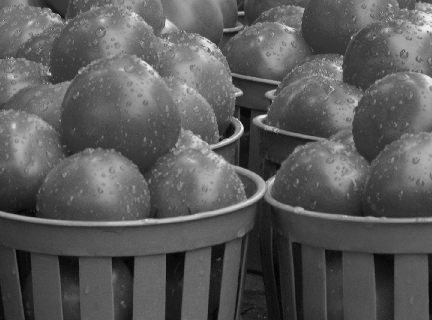
%> input picture Matlab/images/graytomatoes.jpg, 432 x 320 px
$ octave FrequencyDomain.m   (GNU Octave 9; MATLAB toolbox functions it lacks are replaced by stand-ins)
%> lines starting %> are read from the running program, lines starting %| are printed output that depends on the picture
%----------Unshifted frequency transformation-----
f=imread('images/graytomatoes.jpg');
%> f is the input picture: size 320x432 uint8; min 1, max 240, mean 90.5
figure;
subplot(1,3,1);
imshow(f),title('Original');
F=fft2(f);
subplot(1,3,2);
imshow(abs(F),[]),title('fft2');
%> after `imshow(abs(F),[])`:
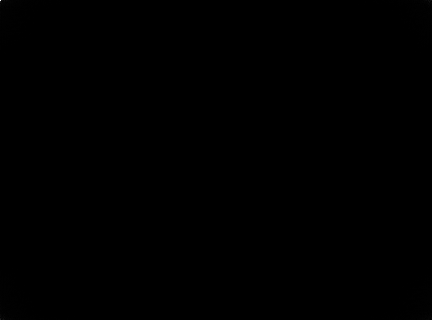
%> displayed picture: size 320x432, on the screen's scale of 0 to 255; min 0, max 255, mean 0
S=log(1+abs(F));
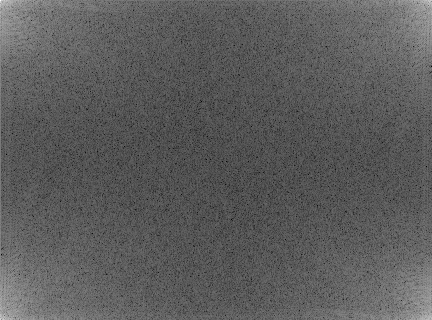
%> S: size 320x432 double; min 2.62, max 16.34, mean 7.61; drawn with min black and max white
subplot(1,3,3);
imshow(S,[]),title('log(1+abs(F))');

%-------Shifted frequency transformation-----

f = imread('images/graytomatoes.jpg');
figure;
subplot(2,2,1);
imshow(f);title('Original');

F = fft2(f);
subplot(2,2,2);
imshow(abs(F),[]);title('fft2');

Fc = fftshift(F);
subplot(2,2,3);
imshow(abs(Fc),[]);title('fftshift');

subplot(2,2,4);
imshow(log(1 + abs(Fc)),[]);title('log(1+abs(Fc))');
%> after `imshow(log(1 + abs(Fc)),[])`:
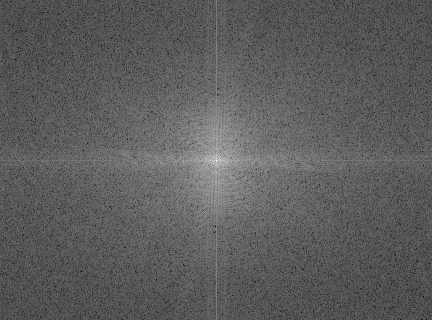
%> displayed picture: size 320x432, on the screen's scale of 0 to 255; min 0, max 255, mean 92.7
